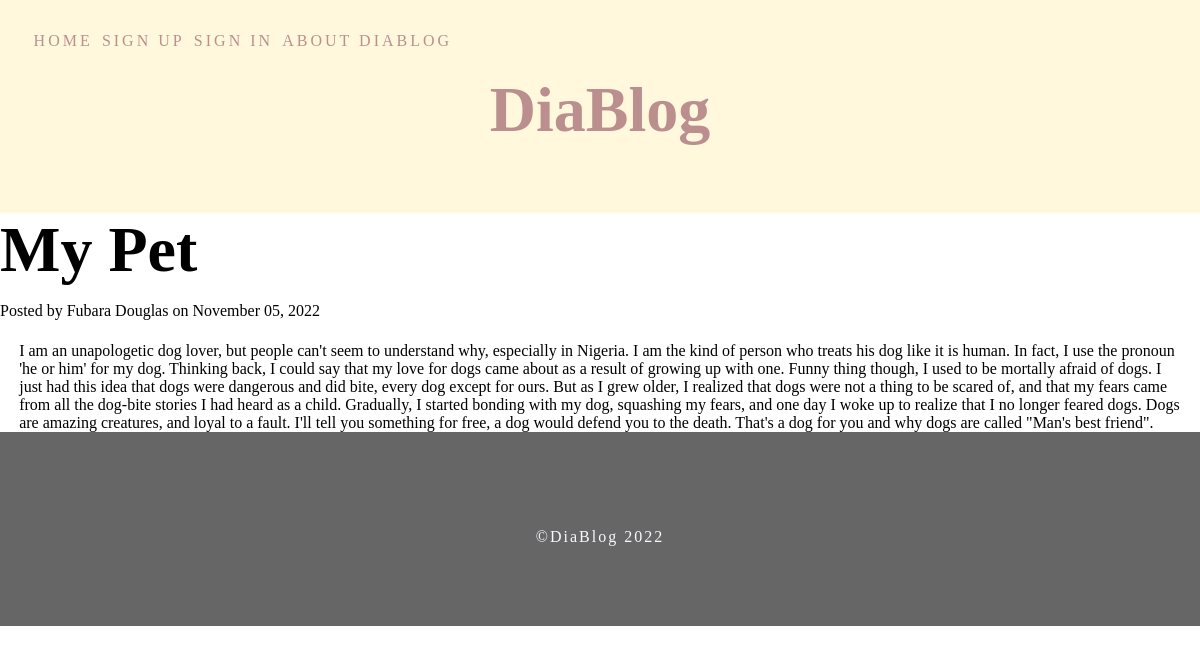
The app's page /blog/2/ with its own data.
### app.py (models this page shows, shortened)
class Blogpost(db.Model):
    id = db.Column(db.Integer(), primary_key=True)
    title = db.Column(db.String(50), nullable=False, unique=True)
    author = db.Column(db.String(30), nullable=False)
    content = db.Column(db.Text(), nullable=False)
    date_created = db.Column(db.DateTime(), nullable=False, default=datetime.utcnow())
    user_id = db.Column(db.Integer, db.ForeignKey('user.id'))

### app.py (the view)
@app.route('/blog/<int:blog_id>/')
def blog(blog_id):
    blog = Blogpost.query.get(blog_id)
    return render_template('blog.html', blog=blog, current_user=current_user)

### templates/blog.html
{% extends 'base.html' %}
{% block content %}
{% if blog.user_id==current_user.id %}
<span class="title"><h1>{{ blog.title }}</h1></span>
<span>Posted by {{ blog.author }} on {{ blog.date_created.strftime('%B %d, %Y') }}</span><br><br>
<div class="container">
    <div class="post">
        <p>{{ blog.content }}</p>
        <a href="{{url_for('edit', blog_id=blog.id)}}">edit</a>
        <a href="{{url_for('delete_blog', blog_id=blog.id)}}">delete</a>
    </div>
</div>
{% else %}
<span class="title"><h1>{{ blog.title }}</h1></span>
<span>Posted by {{ blog.author }} on {{ blog.date_created.strftime('%B %d, %Y') }}</span><br><br>
<div class="container">
    <div class="post">
        <p>{{ blog.content }}</p>
    </div>
</div>
{% endif %}
{% endblock content %}

### static/css/main.css (style rules this page uses)
* { padding: 0; margin: 0; font-family: cursive; }
.container { max-width: 1320px; height: 0 auto; margin: 0 1.2rem; justify-content: center; align-items: center; display: inline-block; }
.title { color: #000; font-size: 2rem; font-weight: bolder; }

### records on screen
Blogpost: title "My Pet", author "Fubara Douglas", date_created "November 05, 2022", content "I am an unapologetic dog lover, but people can't seem to understand why, especially in Nigeria. I am the kind of person who treats his dog like it is human. In fact, I use the pronoun 'he or him' for my dog. Thinking back, I could say that my love for dogs came about as a result of growing up with one. Funny thing though, I used to be mortally afraid of dogs. I just had this idea that dogs were dangerous and did bite, every dog except for ours. But as I grew older, I realized that dogs were not a thing to be scared of, and that my fears came from all the dog-bite stories I had heard as a child. Gradually, I started bonding with my dog, squashing my fears, and one day I woke up to realize…"
